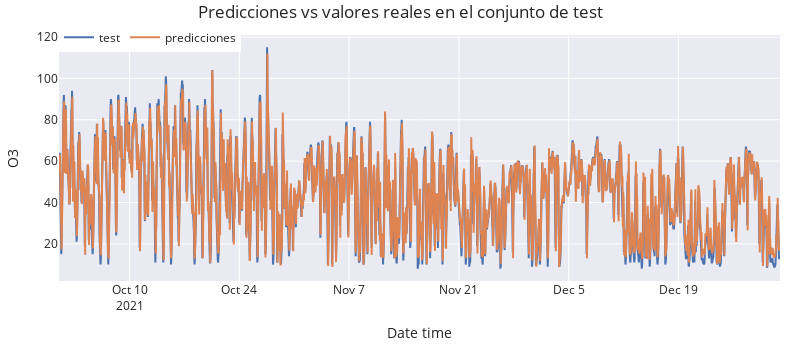

Notebook source saved alongside this figure:
### Code cell
# Plotting predictions vs real values in the test set
# ==============================================================================
fig = go.Figure()
trace1 = go.Scatter(x=data_test.index, y=data_test['o3'], name="test", mode="lines")
trace2 = go.Scatter(x=predictions.index, y=predictions['o3'], name="predictions", mode="lines")
fig.add_trace(trace1)
fig.add_trace(trace2)
fig.update_layout(
    title="Prediction vs real values in the test set",
    xaxis_title="Date time",
    yaxis_title="O3",
    width=800,
    height=350,
    margin=dict(l=20, r=20, t=35, b=20),
    legend=dict(
        orientation="h",
        yanchor="top",
        y=1.05,
        xanchor="left",
        x=0
    )
)
fig.show()

### Figure 1 — Plotly figure (JSON) as saved in the notebook; plotly's stock layout.template omitted (floating-point values rounded to 4 significant figures; data arrays with more than 128 entries replaced by an {"elided": "..."} marker saying what was removed)
{"data": [{"mode": "lines", "name": "test", "type": "scatter", "x": {"elided": "2208 str values"}, "y": {"elided": "2208 float values"}}, {"mode": "lines", "name": "predicciones", "type": "scatter", "x": {"elided": "2208 str values"}, "y": {"elided": "2208 float values"}}], "layout": {"height": 350, "legend": {"orientation": "h", "x": 0, "xanchor": "left", "y": 1.05, "yanchor": "top"}, "margin": {"b": 20, "l": 20, "r": 20, "t": 35}, "title": {"text": "Predicciones vs valores reales en el conjunto de test"}, "width": 800, "xaxis": {"title": {"text": "Date time"}}, "yaxis": {"title": {"text": "O3"}}}}
